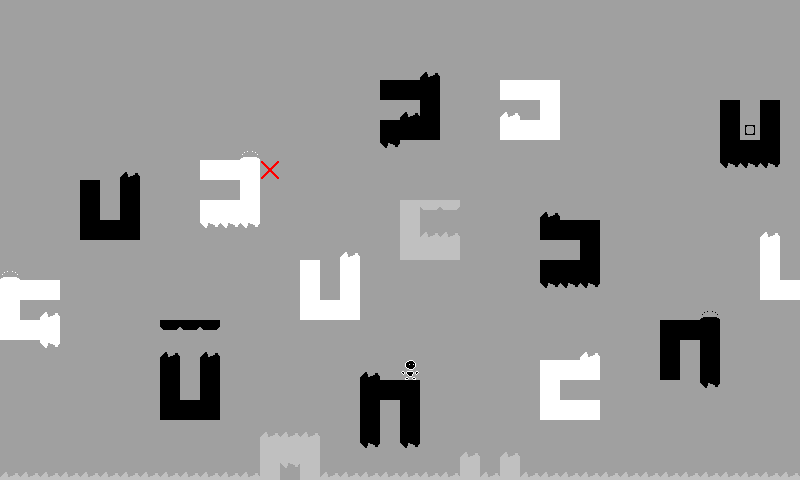

Tiled map render using the project's own tile images. Description and the map definition, with tile-layer contents summarised, below:
An orthogonal 40x24 tile map with 20x20 px tiles, 1 tile layer (Map).

<map version="1.2" tiledversion="1.2.5" orientation="orthogonal" renderorder="right-down" width="40" height="24" tilewidth="20" tileheight="20" infinite="0" backgroundcolor="#a0a0a0" nextlayerid="7" nextobjectid="1">
 <properties>
  <property name="Background" type="int" value="255" />
  <property name="Title" value="Floaters" />
  <property name="Wrapping" type="int" value="0" />
 </properties>
 <tileset firstgid="1" name="tmx_ss" tilewidth="20" tileheight="20" tilecount="30" columns="3">
  <image source="tmx_ss.png" width="60" height="200" />
  <tile id="0" type="Player">
   <properties>
    <property name="Color" type="int" value="0" />
    <property name="Flipped" type="int" value="0" />
   </properties>
  </tile>
  <tile id="1" type="Player">
   <properties>
    <property name="Color" type="int" value="0" />
    <property name="Flipped" type="int" value="1" />
   </properties>
  </tile>
  <tile id="2" type="RGBSphere">
   <properties>
    <property name="Color" type="int" value="192" />
    <property name="Flipped" type="int" value="0" />
   </properties>
  </tile>
  <tile id="3" type="Block">
   <properties>
    <property name="Color" type="int" value="0" />
    <property name="Flipped" type="int" value="0" />
   </properties>
  </tile>
  <tile id="4" type="Block">
   <properties>
    <property name="Color" type="int" value="192" />
    <property name="Flipped" type="int" value="0" />
   </properties>
  </tile>
  <tile id="5" type="Block">
   <properties>
    <property name="Color" type="int" value="255" />
    <property name="Flipped" type="int" value="0" />
   </properties>
  </tile>
  <tile id="6" type="Exit">
   <properties>
    <property name="Color" type="int" value="0" />
    <property name="Flipped" type="int" value="0" />
   </properties>
  </tile>
  <tile id="7" type="Exit">
   <properties>
    <property name="Color" type="int" value="192" />
    <property name="Flipped" type="int" value="0" />
   </properties>
  </tile>
  <tile id="8" type="Exit">
   <properties>
    <property name="Color" type="int" value="255" />
    <property name="Flipped" type="int" value="0" />
   </properties>
  </tile>
  <tile id="9" type="Pit">
   <properties>
    <property name="Color" type="int" value="0" />
    <property name="Flipped" type="int" value="0" />
   </properties>
  </tile>
  <tile id="10" type="Pit">
   <properties>
    <property name="Color" type="int" value="192" />
    <property name="Flipped" type="int" value="0" />
   </properties>
  </tile>
  <tile id="11" type="Pit">
   <properties>
    <property name="Color" type="int" value="255" />
    <property name="Flipped" type="int" value="0" />
   </properties>
  </tile>
  <tile id="12" type="Pit">
   <properties>
    <property name="Color" type="int" value="0" />
    <property name="Flipped" type="int" value="1" />
   </properties>
  </tile>
  <tile id="13" type="Pit">
   <properties>
    <property name="Color" type="int" value="192" />
    <property name="Flipped" type="int" value="1" />
   </properties>
  </tile>
  <tile id="14" type="Pit">
   <properties>
    <property name="Color" type="int" value="255" />
    <property name="Flipped" type="int" value="1" />
   </properties>
  </tile>
  <tile id="15" type="Breakable">
   <properties>
    <property name="Color" type="int" value="0" />
    <property name="Flipped" type="int" value="0" />
   </properties>
  </tile>
  <tile id="16" type="Breakable">
   <properties>
    <property name="Color" type="int" value="192" />
    <property name="Flipped" type="int" value="0" />
   </properties>
  </tile>
  <tile id="17" type="Breakable">
   <properties>
    <property name="Color" type="int" value="255" />
    <property name="Flipped" type="int" value="0" />
   </properties>
  </tile>
  <tile id="18" type="Breakable">
   <properties>
    <property name="Color" type="int" value="0" />
    <property name="Flipped" type="int" value="1" />
   </properties>
  </tile>
  <tile id="19" type="Breakable">
   <properties>
    <property name="Color" type="int" value="192" />
    <property name="Flipped" type="int" value="1" />
   </properties>
  </tile>
  <tile id="20" type="Breakable">
   <properties>
    <property name="Color" type="int" value="255" />
    <property name="Flipped" type="int" value="1" />
   </properties>
  </tile>
  <tile id="21" type="Jumpad">
   <properties>
    <property name="Color" type="int" value="0" />
    <property name="Flipped" type="int" value="0" />
   </properties>
  </tile>
  <tile id="22" type="Jumpad">
   <properties>
    <property name="Color" type="int" value="192" />
    <property name="Flipped" type="int" value="0" />
   </properties>
  </tile>
  <tile id="23" type="Jumpad">
   <properties>
    <property name="Color" type="int" value="255" />
    <property name="Flipped" type="int" value="0" />
   </properties>
  </tile>
  <tile id="24" type="Jumpad">
   <properties>
    <property name="Color" type="int" value="0" />
    <property name="Flipped" type="int" value="1" />
   </properties>
  </tile>
  <tile id="25" type="Jumpad">
   <properties>
    <property name="Color" type="int" value="192" />
    <property name="Flipped" type="int" value="1" />
   </properties>
  </tile>
  <tile id="26" type="Jumpad">
   <properties>
    <property name="Color" type="int" value="255" />
    <property name="Flipped" type="int" value="1" />
   </properties>
  </tile>
  <tile id="27" type="KillBlock">
   <properties>
    <property name="Color" type="int" value="192" />
    <property name="Flipped" type="int" value="0" />
   </properties>
  </tile>
  <tile id="28" type="Flipad">
   <properties>
    <property name="Color" type="int" value="192" />
    <property name="Flipped" type="int" value="0" />
   </properties>
  </tile>
  <tile id="29" type="Flipad">
   <properties>
    <property name="Color" type="int" value="255" />
    <property name="Flipped" type="int" value="0" />
   </properties>
  </tile>
 </tileset>
 <layer id="4" name="Map" width="40" height="24">
  <data>[960 cells, 180 non-empty, 16 distinct tile ids]</data>
 </layer>
</map>
